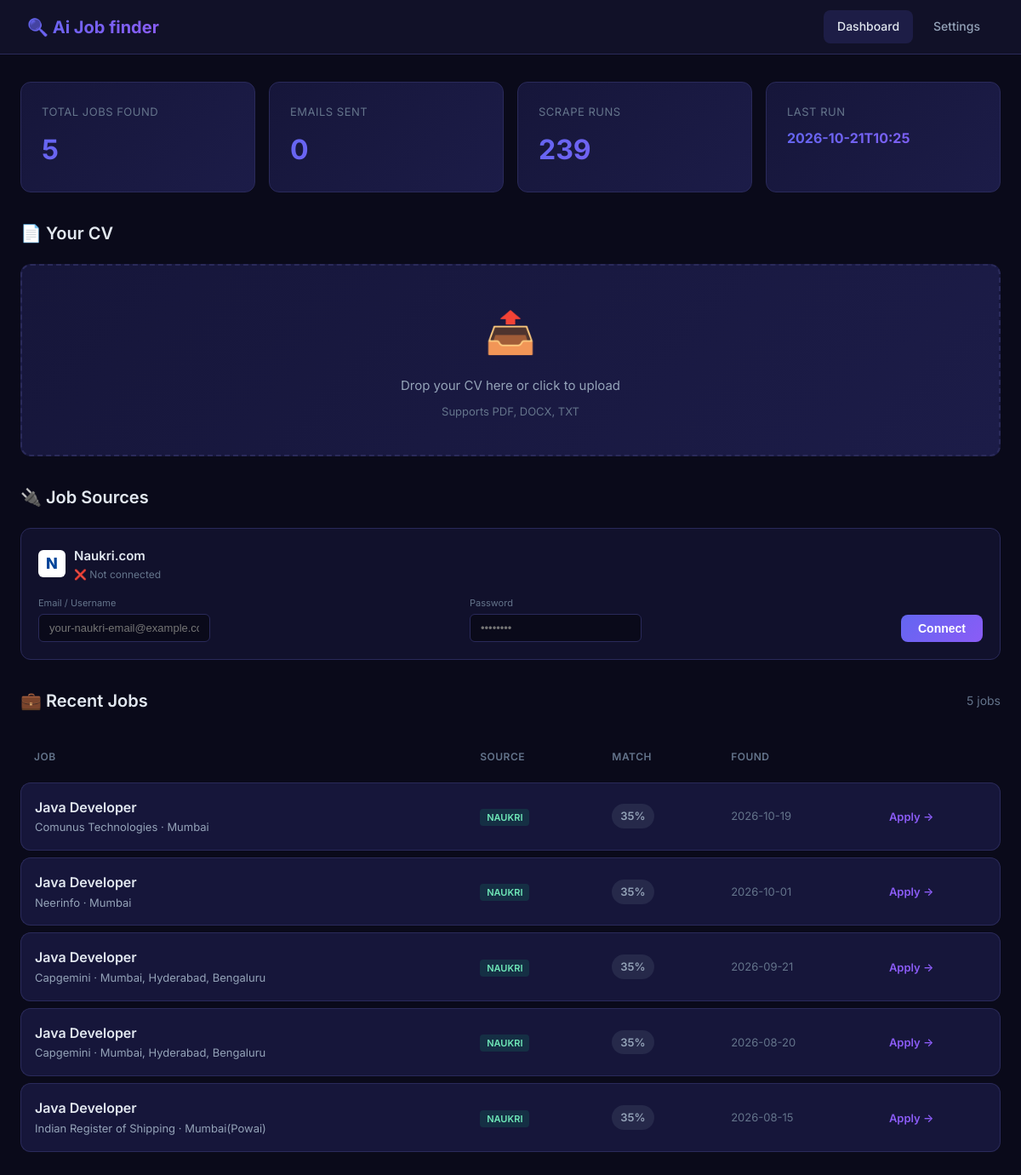
Before: / with the older database file.
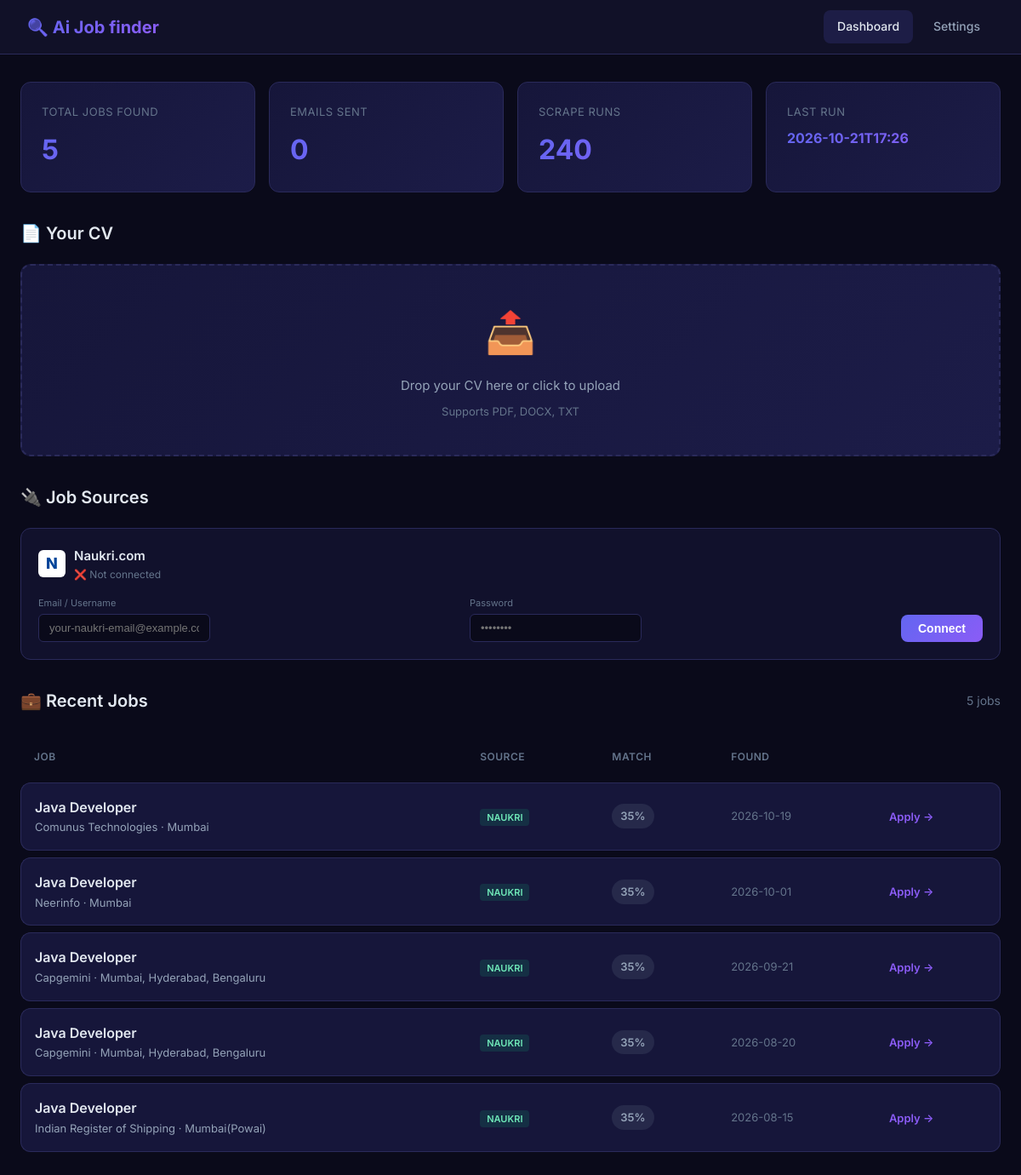
After: the same page with the newer database file.
### tables this page shows
CREATE TABLE scrape_runs (
                    id INTEGER PRIMARY KEY AUTOINCREMENT,
                    timestamp TEXT,
                    jobs_found INTEGER,
                    jobs_new INTEGER,
                    jobs_notified INTEGER
                );

CREATE TABLE seen_jobs (
                    id TEXT PRIMARY KEY,
                    title TEXT,
                    company TEXT,
                    location TEXT,
                    url TEXT,
                    source TEXT,
                    score REAL DEFAULT 0.0,
                    first_seen TEXT,
                    notified INTEGER DEFAULT 0,
                    notified_at TEXT
                );

### web/app.py (the view, shortened to what this page needs)
    @app.route("/")
    def index():
        page = request.args.get("page", 1, type=int)
        per_page = 20
        offset = (page - 1) * per_page
        config = load_config()
        db = JobDatabase(DB_PATH)
        total_jobs = db.get_total_jobs_count()
        recent_jobs = db.get_recent_jobs(limit=per_page, offset=offset)
        stats = db.get_stats()
        total_pages = (total_jobs + per_page - 1) // per_page
        cv_info = None
        return render_template(
            "index.html",
            jobs=recent_jobs,
            stats=stats,
            cv_info=cv_info,
            config=config,
            page=page,
            total_pages=total_pages,
            total_jobs=total_jobs
        )

### config.py (called while the page is built, shortened)
def load_config() -> AgentConfig:
    config = AgentConfig()
    config.email.sender_email = os.getenv("EMAIL_SENDER", config.email.sender_email)
    config.email.sender_password = os.getenv("EMAIL_PASSWORD", config.email.sender_password)
    config.email.recipient_email = os.getenv("EMAIL_RECIPIENT", config.email.recipient_email)
    config.naukri.naukri_user = os.getenv("NAUKRI_USER", config.naukri.naukri_user)
    config.naukri.naukri_password = os.getenv("NAUKRI_PASSWORD", config.naukri.naukri_password)
    config.tinyfish.api_key = os.getenv("TINYFISH_API_KEY", config.tinyfish.api_key)
    env_cv_path = os.getenv("CV_PATH")
    if env_cv_path:
        config.cv_path = env_cv_path
    return config

### storage/db.py (called while the page is built)
    def _connect(self) -> sqlite3.Connection:
        return sqlite3.connect(self.db_path)

    def get_recent_jobs(self, limit: int = 50, offset: int = 0) -> list:
        with self._connect() as conn:
            conn.row_factory = sqlite3.Row
            cursor = conn.execute("""
                SELECT * FROM seen_jobs
                ORDER BY first_seen DESC, score DESC
                LIMIT ? OFFSET ?
            """, (limit, offset))
            return [dict(row) for row in cursor.fetchall()]

    def get_total_jobs_count(self) -> int:
        with self._connect() as conn:
            return conn.execute("SELECT COUNT(*) FROM seen_jobs").fetchone()[0]

    def get_stats(self) -> dict:
        with self._connect() as conn:
            total = conn.execute("SELECT COUNT(*) FROM seen_jobs").fetchone()[0]
            notified = conn.execute("SELECT COUNT(*) FROM seen_jobs WHERE notified = 1").fetchone()[0]
            runs = conn.execute("SELECT COUNT(*) FROM scrape_runs").fetchone()[0]
            last_run = conn.execute(
                "SELECT timestamp FROM scrape_runs ORDER BY id DESC LIMIT 1"
            ).fetchone()
            return {
                "total_jobs_seen": total,
                "total_notified": notified,
                "total_runs": runs,
                "last_run": last_run[0] if last_run else "Never",
            }

### web/templates/index.html (shortened to what this page needs)
<!DOCTYPE html>
<html lang="en">
<head>
</head>
<body>
    <nav>
        <div class="nav-brand">🔍 Ai Job finder</div>
        <div class="nav-links">
            <a href="/" class="active">Dashboard</a>
            <a href="/settings">Settings</a>
        </div>
    </nav>
    <div class="container">
        <div class="stats-grid">
            <div class="stat-card">
                <div class="stat-label">Total Jobs Found</div>
                <div class="stat-value">{{ stats.total_jobs_seen }}</div>
            </div>
            <div class="stat-card">
                <div class="stat-label">Emails Sent</div>
                <div class="stat-value">{{ stats.total_notified }}</div>
            </div>
            <div class="stat-card">
                <div class="stat-label">Scrape Runs</div>
                <div class="stat-value">{{ stats.total_runs }}</div>
            </div>
            <div class="stat-card">
                <div class="stat-label">Last Run</div>
                <div class="stat-value" style="font-size:16px;">{{ stats.last_run[:16] if stats.last_run != 'Never' else 'Never' }}</div>
            </div>
        </div>
        <div class="section">
            <div class="section-header">
                <h2 class="section-title">📄 Your CV</h2>
            </div>
            {% if cv_info and not cv_info.get('error') %}
            <div class="cv-card">
                <h3>✓ CV Loaded: {{ cv_info.path.split('\\')[-1].split('/')[-1] }}</h3>
                {% if cv_info.email or cv_info.phone %}
                <div class="cv-detail">
                    {% if cv_info.email %}<strong>Email:</strong> {{ cv_info.email }} &nbsp;&nbsp;{% endif %}
                    {% if cv_info.phone %}<strong>Phone:</strong> {{ cv_info.phone }}{% endif %}
                </div>
                {% endif %}
                {% if cv_info.links %}
                <div class="cv-detail"><strong>Links:</strong>
                    {% for link in cv_info.links %}
                        <a href="{{ link if link.startswith('http') else 'https://' + link }}" target="_blank" style="color: var(--accent-blue); text-decoration: none; margin-right: 8px;">{{ link }}</a>
                    {% endfor %}
                </div>
                {% endif %}
                <div class="cv-detail"><strong>Experience:</strong> {{ cv_info.experience_years }} years</div>
                {% if cv_info.job_titles %}
                <div class="cv-detail"><strong>Job Titles:</strong> {{ cv_info.job_titles | join(', ') }}</div>
                {% endif %}
                {% if cv_info.education %}
                <div class="cv-detail"><strong>Education:</strong> {{ cv_info.education | join(', ') }}</div>
                {% endif %}
                {% if cv_info.skills %}
                <div class="cv-detail"><strong>Technical Skills:</strong></div>
                <div class="skill-tags">
                    {% for skill in cv_info.skills %}
                    <span class="skill-tag">{{ skill }}</span>
                    {% endfor %}
                </div>
                {% endif %}
            </div>
            {% else %}
            <form action="/upload" method="post" enctype="multipart/form-data">
                <div class="upload-area" id="upload-area">
                    <div class="upload-icon">📤</div>
                    <div class="upload-text">Drop your CV here or click to upload</div>
                    <div class="upload-hint">Supports PDF, DOCX, TXT</div>
                </div>
            </form>
            {% endif %}
        </div>
        <div class="section">
            <div class="section-header">
                <h2 class="section-title">🔌 Job Sources</h2>
            </div>
            <div class="naukri-card {% if config.naukri.naukri_user %}connected{% endif %}">
                <div class="naukri-card-header">
                    <div class="naukri-logo">N</div>
                    <div>
                        <div style="font-weight: 600; font-size: 15px;">Naukri.com</div>
                        <div style="font-size: 12px; color: var(--text-muted);">
                            {% if config.naukri.naukri_user %}
                                ✅ Connected as {{ config.naukri.naukri_user }}
                            {% else %}
                                ❌ Not connected
                            {% endif %}
                        </div>
                    </div>
                </div>
                <form action="/connect-naukri" method="post" class="naukri-form">
                    <div>
                        <label>Email / Username</label>
                        <input type="text" name="naukri_user" value="{{ config.naukri.naukri_user }}" placeholder="your-naukri-email@example.com">
                    </div>
                    <div>
                        <label>Password</label>
                        <input type="password" name="naukri_password" value="{{ config.naukri.naukri_password }}" placeholder="••••••••">
                    </div>
                    <button type="submit" class="btn btn-primary" style="padding: 8px 20px;">
                        {{ "Update" if config.naukri.naukri_user else "Connect" }}
                    </button>
                </form>
            </div>
        </div>
        <div class="section">
            <div class="section-header">
                <h2 class="section-title">💼 Recent Jobs</h2>
                <span style="color: var(--text-muted); font-size: 14px;">{{ jobs | length }} jobs</span>
            </div>
            {% if jobs %}
            <table class="jobs-table">
                <thead>
                    <tr>
                        <th>Job</th>
                        <th>Source</th>
                        <th>Match</th>
                        <th>Found</th>
                        <th></th>
                    </tr>
                </thead>
                <tbody>
                    {% for job in jobs %}
                    <tr>
                        <td>
                            <a href="{{ job.url }}" target="_blank" class="job-title">{{ job.title }}</a>
                            <div class="job-company">{{ job.company }} {% if job.location %}· {{ job.location }}{% endif %}</div>
                        </td>
                        <td>
                            <span class="job-source source-{{ job.source }}">{{ job.source }}</span>
                        </td>
                        <td>
                            {% set score = (job.score * 100) | int %}
                            <span class="score-badge {% if score >= 70 %}score-high{% elif score >= 40 %}score-mid{% else %}score-low{% endif %}">
                                {{ score }}%
                            </span>
                        </td>
                        <td style="color: var(--text-muted); font-size: 13px;">
                            {{ job.first_seen[:10] if job.first_seen else 'N/A' }}
                        </td>
                        <td>
                            <a href="{{ job.url }}" target="_blank" class="apply-link">Apply →</a>
                        </td>
                    </tr>
                    {% endfor %}
                </tbody>
            </table>
            {% else %}
            <div class="empty-state">
                <div class="icon">🔎</div>
                <h3>No jobs yet</h3>
                <p>Upload your CV and run a scrape to discover matching jobs</p>
            </div>
            {% endif %}
        </div>
    </div>
</body>
</html>

Changed rows visible on the page:
no longer on this page (row unchanged): scrape_runs: timestamp "2026-10-21T10:25"
added scrape_runs: timestamp "2026-10-21T17:26"
Other visible differences:
{{ stats.total_runs }}: "239" → "240"
